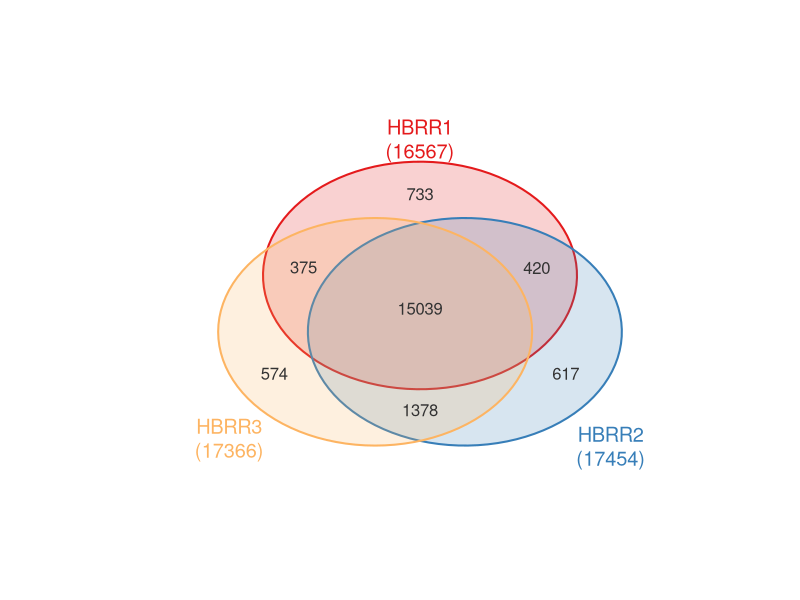

The R source for this figure:
library(plotrix)
pdf(file="/ifs4/BC_PUB/biosoft/pipeline/RNA/RNA_RNAseq/RNA_RNAseq_2017a/example/result.SE/Analysis_Report/BGI_result/Quantify/GeneExpression/VennDiagram/HBRR1-HBRR2-HBRR3/HBRR1-HBRR2-HBRR3.venn.pdf",width=8.8,height=8)
color <- c("#E41A1C","#377EB8","#FDB462")
color_transparent <- adjustcolor(color, alpha.f = 0.2) 
color_transparent1 <- adjustcolor(color, alpha.f = 1)
########################################
p_x   <- c(0,13,-13,  10.4,-10.4,0, 0)
p_y   <- c(13,-9,-9,  4,4,-13.5, -1)
p_lab <- c(733,617,574,420,375,1378,15039)

title_x <- c(0,17,-17)
title_y <- c(19.8,-18,-17)
title_lab <- c("HBRR1\n(16567)","HBRR2\n(17454)","HBRR3\n(17366)")
########################################
par(mar=c(7,10,7,8)+0.1,xpd=TRUE)
plot(c(-18,18), c(-18,18), type="n",,xaxt = "n", xlab="",ylab="",yaxt = "n", axes=F,main="")
draw.ellipse(c(0,4,-4), c(3.02,-3.912,-3.912), c(14,14,14), c(14,14,14),border=color_transparent1,
angle=c(60,120,0), lty=1,col = color_transparent,lwd = 2)
text (p_x,p_y,p_lab,cex=1,col="grey20")
text (title_x,title_y,title_lab,cex=1.2,col=color_transparent1)
dev.off()
